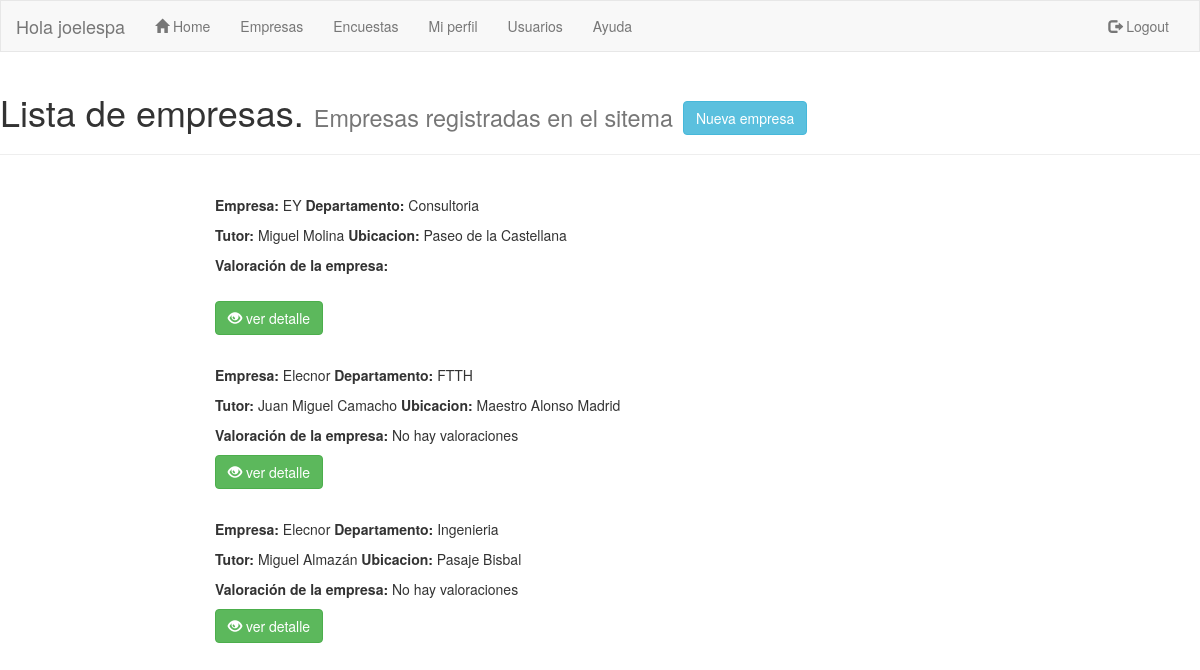
The app's page /empresas/ (signed in) with its own data.
### sopa/models.py (models this page shows)
class usuarios (AbstractUser):
    id_grado = models.IntegerField(null=True,blank=True,default='0')

class empresas (models.Model):
    nombre_empresa = models.TextField(max_length=30,null=True,blank=True,default='')
    created_date = models.DateTimeField(default=timezone.now)
    ubicacion = models.TextField(max_length=40,null=True,blank=True,default='')
    tutor = models.TextField(max_length=25,null=True,blank=True,default='')
    departamento = models.TextField(max_length=20,null=True,blank=True,default='')
    valoracion = models.IntegerField(null=True,blank=True,default='0')

### sopa/views.py (the view)
# urls.py: url(r'^empresas/$', views.lista_empresas, name='lista_empresas'),
@login_required
def lista_empresas(request):
    empresa = empresas.objects.all().order_by('nombre_empresa')
    for x in empresa:
        notamedia(x)
    return render(request, 'sopa/lista_empresas.html', {'titulo': 'SOPA lista empresas' ,'empresas' : empresa})

### sopa/templates/sopa/lista_empresas.html (shortened to what this page needs)
{% extends "sopa/index.html" %}
{% block content %}
<div class="page-header">
  <h1>Lista de empresas. <small>Empresas registradas en el sitema</small>            <a href="/empresas/new" class="btn btn-info" role="button">      Nueva empresa</a></h1>
</div>
<br>
 <div class ="col-md-8 col-md-offset-2">
   {% for empresa in empresas %}
    <p><b>Empresa:</b>  {{empresa.nombre_empresa}} <b>Departamento:</b>  {{empresa.departamento}}
    <p><b>Tutor:</b>  {{empresa.tutor}} <b>Ubicacion:</b>  {{empresa.ubicacion}} </p>
    <p><b>Valoración de la empresa:</b>
      {%if empresa.valoracion != 0%} <span class="rating-static rating-{{empresa.valoracion}}0"></span></p>
      {%else%} No hay valoraciones</p>
      {%endif%}
    <p><a href= '/empresas/{{empresa.pk}}' class="btn btn-success" role="button">
      <span class="glyphicon glyphicon-eye-open" aria-hidden="true"></span>    ver detalle</a></span></p>
    <br>
  {% endfor %}
  </div>
{% endblock content %}

### sopa/templates/sopa/index.html (shortened to what this page needs)
{% load staticfiles %}
<!DOCTYPE html>
<html lang="en">
<head>
  <link rel="stylesheet" href="https://maxcdn.bootstrapcdn.com/bootstrap/3.3.7/css/bootstrap.min.css">
  <link rel="stylesheet" href="{% static 'css/sopa.css' %}">
  <link href="//maxcdn.bootstrapcdn.com/font-awesome/4.1.0/css/font-awesome.min.css" rel="stylesheet">
</head>
<body>
  <nav class="navbar navbar-default">
    <div class="container-fluid">
      <div class="navbar-header">
        <a class="navbar-brand" >Hola {{ user.username }}</a>
      </div>
      <div class="collapse navbar-collapse" id="myNavbar">
        <ul class="nav navbar-nav">
          <li><a href="/"><span class="glyphicon glyphicon-home" aria-hidden="true"></span> Home</a></li>
          <li><a title="Empresas" href="/empresas">Empresas</a></li>
          <li><a title="Encuestas" href="/encuesta">Encuestas</a></li>
          <li><a title="Mi perfil" href="/usuarios/miperfil">Mi perfil</a></li>
          <li><a title="Usuarios" href="/usuarios">Usuarios</a></li>
          <li><a title="Ayuda" href="/ayuda">Ayuda</a></li>
        </ul>
        <ul class="nav navbar-nav navbar-right">
          {% if user.is_authenticated %}
          <li><a href="/logout"><span class="glyphicon glyphicon-log-out"></span> Logout</a></li>
          {% else %}
          <li><a href="/login"><span class="glyphicon glyphicon-log-in"></span> Sing In</a></li>
          {% endif %}
        </ul>
      </div>
  </div>
</nav>
<body>
{% block content %}
{% endblock content %}
</body>

### sopa/static/css/sopa.css (style rules this page uses)
.navbar { margin-bottom: 0; border-radius: 0; }
.rating-static { width: 60px; height: 16px; display: block; background: url('http://www.itsalif.info/blogfiles/rating/star-rating.png') 0 0 no-repeat; }
.rating-50 { background-position: 0 0; }

### records on screen
usuarios: username "joelespa"
empresas: nombre_empresa "EY", departamento "Consultoria", tutor "Miguel Molina", ubicacion "Paseo de la Castellana"
empresas: nombre_empresa "Elecnor", departamento "FTTH", tutor "Juan Miguel Camacho", ubicacion "Maestro Alonso Madrid", valoracion "No hay valoraciones"
empresas: nombre_empresa "Elecnor", departamento "Ingenieria", tutor "Miguel Almazán", ubicacion "Pasaje Bisbal", valoracion "No hay valoraciones"
